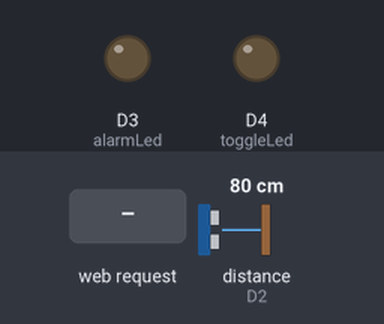
The sketch below on a simulated ESP8266 (NodeMCU). Shown: output pins drawn as LEDs (lit = HIGH). The inputs (shaded band) are chosen by the test bench; at power-on: distance to the obstacle (sensor on D2) 80 cm. The echo pulse lasts 58.3 µs per cm; WiFi joins after 1.5 s; servers stay silent unless stated; pins used as bus, display or sensor lines are not drawn; what the sketch prints to the serial monitor is not drawn.

Above: at 4.3 s.
4.4 s: HTTP request GET /toggle received
At 5.1 s:
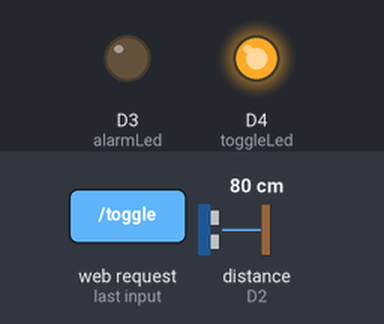
5.9 s: distance to the obstacle (sensor on D2) set to 43 cm
7.4 s: distance to the obstacle (sensor on D2) set to 35 cm
Timing chart, 0 to 10.4 s (numbered marks = the images above; inputs shaded):
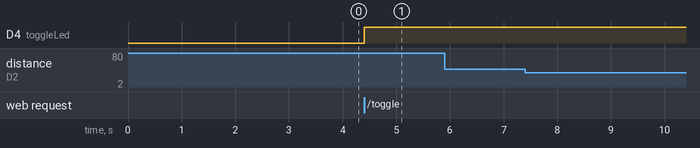

The sketch:

nodemcu.ino
```cpp
//Library
#include <ESP8266WiFi.h>
#include <WiFiClient.h>
#include <ESP8266WebServer.h>

#include "secrets.h"

//Pin Define
#define trigger D1
#define echo D2
#define alarmLed D3
#define toggleLed 2


unsigned long firstTime, timer, lastTime = 0;
long distance, temp = 0;
const long delayTime = 500;

int alarm = 0;
bool work = false;


ESP8266WebServer server(255);

void setup() {
  Serial.begin(115200);
  delay(100);


  // WiFi Connection
  WiFi.begin(WIFI_SSID, WIFI_PASSWORD);
  IPAddress ip(192, 168, 1, 254);
  IPAddress gateway(192, 168, 1, 1);
  IPAddress subnet(255, 255, 255, 0);
  WiFi.config(ip, gateway, subnet);
  delay(3000);

  while (WiFi.status() != WL_CONNECTED) {
    delay(1000);
  }
  Serial.println(WiFi.localIP());

  //HTTP Setup
  server.on("/", handle_OnConnect);
  server.on("/reset", handle_reset);
  server.on("/toggle", handle_toggle);
  server.on("/status", handle_status);

  server.onNotFound(handle_NotFound);
  server.begin();

  // Pin Configs
  pinMode(alarmLed, OUTPUT);
  pinMode(toggleLed, OUTPUT);
  pinMode(echo, INPUT);
  pinMode(trigger, OUTPUT);
  digitalWrite(alarmLed, LOW);
  digitalWrite(toggleLed, LOW);
}
void handle_NotFound() {
  server.send(200, "text/plain", "Not Found");
}

void handle_OnConnect() {
  server.send(200, "text/html", SendHTML(distance, alarm));
}

void handle_reset() {
  server.sendHeader("Location", "/");
  alarm = 0;
  server.send(303);
}
void handle_status() {
  server.send(200, "text/xml", SendXML(distance, alarm, work));
}

void handle_toggle() {
  server.sendHeader("Location", "/");

  if (work) {
    alarm = 0;
    distance = 0;
    work = false;
  } else {
    alarm = 0;
    distance = 0;
    work = true;
  }
  server.send(303);
}

void loop() {

  // Server Setup
  server.handleClient();

  if (work) {
    digitalWrite(toggleLed, HIGH);
    firstTime = millis();
    if (firstTime - lastTime >= delayTime) {

      digitalWrite(trigger, LOW);
      delayMicroseconds(2);
      digitalWrite(trigger, HIGH);
      delayMicroseconds(10);
      digitalWrite(trigger, LOW);
      timer = pulseIn(echo, HIGH);
      distance = (timer / 2) / 29.1;

      if (distance < temp - 40 && alarm == 0) {
        alarm = 1;

      } else {
        temp = distance;
      }
      if (alarm == 1) {
        digitalWrite(alarmLed, HIGH);
      } else digitalWrite(alarmLed, LOW);


      lastTime = millis();
    }
  } else {
    digitalWrite(toggleLed, LOW);
    digitalWrite(alarmLed, LOW);
  }
}

String SendHTML(long value, int alarm) {
  String ptr = "<!DOCTYPE html>\n";
  ptr += "<head><meta http-equiv='refresh' content='30'><meta charset='UTF-8'><meta http-equiv='X-UA-Compatible' content='IE=edge'><meta http-equiv='refresh' content=2; URL='/' /><meta name='viewport' content='width=device-width, initial-scale=1.0'><title>MEASUREMENT</title>";
  ptr += "</head><body><h1>Movement Sensor</h1>";
  ptr += "<p>Distance: ";
  ptr += int(value);
  ptr += " cm</p><p class='alarm'>Alarm: ";
  ptr += alarm;
  ptr += "</p><a href='/reset'>Alarm Reset</a><a>    </a><a href='/toggle'>TOGGLE</a></body>";

  return ptr;
}
String SendXML(long distance, long alarm, bool work) {
  String ptr = "<?xml version='1.0' encoding='utf-8'?><stats><ds>";
  ptr += distance;
  ptr += "</ds><al>";
  ptr += alarm;
  ptr += "</al><wk>";
  if (work) {
    ptr += "1";
  } else {
    ptr += "0";
  }
  ptr += "</wk></stats>";

  return ptr;
}
```

secrets.h
```cpp
#pragma once

#define WIFI_SSID "YOUR_SSID"
#define WIFI_PASSWORD "YOUR_PASSW"
```

Measured:
- after the input at 4.4 s, D4 (toggleLed): LOW → HIGH at once
- after the input at 5.9 s, every drawn part: stays the same
- after the input at 7.4 s, every drawn part: stays the same
